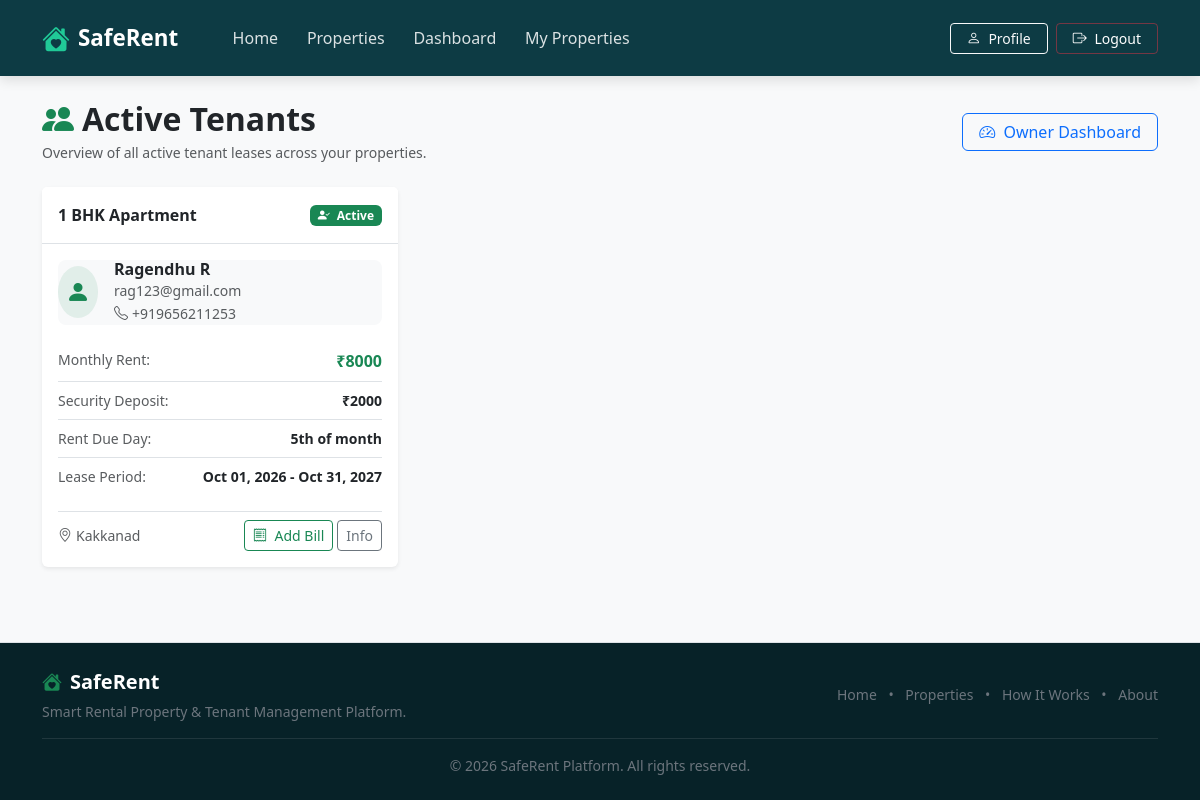
Screenshot of /owner/active-tenants/ (signed in) with the database file from the repository.
### core/models.py (models this page shows, shortened)
class Tenancy(models.Model):
    STATUS_ACTIVE = 'ACTIVE'
    STATUS_COMPLETED = 'COMPLETED'
    STATUS_CHOICES = [
        (STATUS_ACTIVE, 'Active'),
        (STATUS_COMPLETED, 'Completed'),
    ]
    tenant = models.ForeignKey(
        settings.AUTH_USER_MODEL,
        on_delete=models.CASCADE,
        related_name='tenancies',
        help_text="Tenant renting the property"
    )
    property = models.ForeignKey(
        Property,
        on_delete=models.CASCADE,
        related_name='tenancies',
        help_text="Rented property"
    )
    owner = models.ForeignKey(
        settings.AUTH_USER_MODEL,
        on_delete=models.CASCADE,
        related_name='owner_tenancies',
        help_text="Property owner"
    )
    rental_request = models.OneToOneField(
        RentalRequest,
        on_delete=models.CASCADE,
        related_name='tenancy',
        null=True,
        blank=True,
        help_text="Original rental request"
    )
    rental_start_date = models.DateField(help_text="Lease start date (move-in date)")
    rental_end_date = models.DateField(help_text="Lease agreement end date")
    monthly_rent = models.DecimalField(
        max_digits=10,
        decimal_places=2,
        help_text="Monthly rent amount in ₹"
    )
    rent_due_day = models.PositiveIntegerField(
        default=5,
        help_text="Rent due day of the month (1 to 28)"
    )
    security_deposit = models.DecimalField(
        max_digits=10,
        decimal_places=2,
        default=0,
        help_text="Security deposit amount in ₹"
    )
    status = models.CharField(
        max_length=20,
        choices=STATUS_CHOICES,
        default=STATUS_ACTIVE
    )
    created_at = models.DateTimeField(auto_now_add=True)
    class Meta:
        ordering = ['-created_at']
        verbose_name = "Tenancy"
        verbose_name_plural = "Tenancies"

class Property(models.Model):
    PROPERTY_TYPE_CHOICES = [
        ('APARTMENT', 'Apartment'),
        ('HOUSE', 'House'),
        ('ROOM', 'Single Room'),
        ('SHARED', 'Shared Room'),
    ]
    FURNISHED_STATUS_CHOICES = [
        ('FURNISHED', 'Furnished'),
        ('SEMI', 'Semi-Furnished'),
        ('UNFURNISHED', 'Unfurnished'),
    ]
    owner = models.ForeignKey(
        settings.AUTH_USER_MODEL,
        on_delete=models.CASCADE,
        related_name='properties',
        help_text="Property owner user"
    )
    title = models.CharField(max_length=200, help_text="Property listing title")
    description = models.TextField(help_text="Detailed description of the property")
    location = models.CharField(max_length=100, help_text="City / Area / Locality")
    address = models.TextField(help_text="Full address of the property")
    monthly_rent = models.DecimalField(
        max_digits=10,
        decimal_places=2,
        help_text="Monthly rent amount in ₹"
    )
    security_deposit = models.DecimalField(
        max_digits=10,
        decimal_places=2,
        default=0,
        help_text="Security deposit amount in ₹"
    )
    property_type = models.CharField(
        max_length=20,
        choices=PROPERTY_TYPE_CHOICES,
        default='APARTMENT'
    )
    bedrooms = models.PositiveIntegerField(default=1)
    bathrooms = models.PositiveIntegerField(default=1)
    furnished_status = models.CharField(
        max_length=20,
        choices=FURNISHED_STATUS_CHOICES,
        default='UNFURNISHED'
    )
    wifi_available = models.BooleanField(default=False, verbose_name="Wi-Fi Available")
    parking_available = models.BooleanField(default=False, verbose_name="Parking Available")
    other_amenities = models.TextField(
        blank=True,
        help_text="Other facilities (e.g. Gym, Power Backup, Elevator, Security)"
    )
    is_available = models.BooleanField(default=True, verbose_name="Available for Rent")
    created_at = models.DateTimeField(auto_now_add=True)
    updated_at = models.DateTimeField(auto_now=True)
    class Meta:
        ordering = ['-created_at']
        verbose_name = "Property"
        verbose_name_plural = "Properties"

### accounts/models.py (models this page shows, shortened)
class User(AbstractUser):
    ROLE_TENANT = 'TENANT'
    ROLE_OWNER = 'OWNER'
    ROLE_CHOICES = [
        (ROLE_TENANT, 'Tenant'),
        (ROLE_OWNER, 'Property Owner'),
    ]
    role = models.CharField(
        max_length=10,
        choices=ROLE_CHOICES,
        default=ROLE_TENANT,
        help_text="User role on SafeRent platform"
    )
    phone_number = models.CharField(
        max_length=15,
        blank=True,
        null=True,
        help_text="Contact phone number"
    )

### core/views.py (the view)
# urls.py: path('owner/active-tenants/', views.active_tenants, name='active_tenants'),
@owner_required
def active_tenants(request):
    tenancies = Tenancy.objects.filter(
        owner=request.user,
        status=Tenancy.STATUS_ACTIVE
    ).select_related('tenant', 'property').order_by('-created_at')
    return render(request, 'core/active_tenants.html', {
        'tenancies': tenancies
    })

### core/templates/core/active_tenants.html (shortened to what this page needs)
{% extends 'base.html' %}
{% block content %}
<div class="container py-4">
    <div class="d-flex align-items-center justify-content-between flex-wrap gap-3 mb-4">
        <div>
            <h2 class="fw-bold text-dark mb-1">
                <i class="bi bi-people-fill text-success me-2"></i>Active Tenants
            </h2>
            <p class="text-muted small mb-0">Overview of all active tenant leases across your properties.</p>
        </div>
        <a href="{% url 'accounts:owner_dashboard' %}" class="btn btn-outline-primary px-3">
            <i class="bi bi-speedometer2 me-1"></i> Owner Dashboard
        </a>
    </div>
    {% if tenancies %}
        <div class="row g-4">
            {% for tenancy in tenancies %}
                <div class="col-md-6 col-lg-4">
                    <div class="card sr-card shadow-sm border-0 h-100 d-flex flex-column">
                        <div class="card-header bg-white border-bottom py-3 px-3 d-flex align-items-center justify-content-between">
                            <span class="fw-bold text-dark text-truncate" title="{{ tenancy.property.title }}">
                                {{ tenancy.property.title }}
                            </span>
                            <span class="badge bg-success text-white px-2 py-1">
                                <i class="bi bi-person-check-fill me-1"></i> Active
                            </span>
                        </div>
                        <div class="card-body p-3 d-flex flex-column flex-grow-1">
                            <div class="d-flex align-items-center gap-3 mb-3 bg-light p-2.5 rounded-3">
                                <div class="bg-success bg-opacity-10 text-success p-2 rounded-circle">
                                    <i class="bi bi-person-fill fs-4"></i>
                                </div>
                                <div>
                                    <h6 class="fw-bold text-dark mb-0">
                                        {{ tenancy.tenant.get_full_name|default:tenancy.tenant.username }}
                                    </h6>
                                    <small class="text-muted d-block">{{ tenancy.tenant.email }}</small>
                                    {% if tenancy.tenant.phone_number %}
                                        <small class="text-muted"><i class="bi bi-telephone me-1"></i>{{ tenancy.tenant.phone_number }}</small>
                                    {% endif %}
                                </div>
                            </div>
                            <ul class="list-group list-group-flush small mb-3">
                                <li class="list-group-item d-flex justify-content-between px-0">
                                    <span class="text-muted">Monthly Rent:</span>
                                    <strong class="text-success fs-6">₹{{ tenancy.monthly_rent|floatformat:0 }}</strong>
                                </li>
                                <li class="list-group-item d-flex justify-content-between px-0">
                                    <span class="text-muted">Security Deposit:</span>
                                    <span class="fw-semibold text-dark">₹{{ tenancy.security_deposit|floatformat:0 }}</span>
                                </li>
                                <li class="list-group-item d-flex justify-content-between px-0">
                                    <span class="text-muted">Rent Due Day:</span>
                                    <span class="fw-semibold text-dark">{{ tenancy.rent_due_day }}th of month</span>
                                </li>
                                <li class="list-group-item d-flex justify-content-between px-0">
                                    <span class="text-muted">Lease Period:</span>
                                    <span class="fw-semibold text-dark">{{ tenancy.rental_start_date|date:"M d, Y" }} - {{ tenancy.rental_end_date|date:"M d, Y" }}</span>
                                </li>
                            </ul>
                            <div class="mt-auto pt-2 border-top d-flex align-items-center justify-content-between flex-wrap gap-2">
                                <small class="text-muted"><i class="bi bi-geo-alt me-1"></i>{{ tenancy.property.location }}</small>
                                <div class="d-flex align-items-center gap-1">
                                    <a href="{% url 'core:add_utility_bill' %}?tenancy={{ tenancy.pk }}" class="btn btn-outline-success btn-sm" title="Add Monthly Utility Bill">
                                        <i class="bi bi-receipt me-1"></i> Add Bill
                                    </a>
                                    <a href="{% url 'core:property_detail' tenancy.property.pk %}" class="btn btn-outline-secondary btn-sm">
                                        Info
                                    </a>
                                </div>
                            </div>
                        </div>
                    </div>
                </div>
            {% endfor %}
        </div>
    {% endif %}
</div>
{% endblock %}

### templates/base.html (shortened to what this page needs)
{% load static %}
<!DOCTYPE html>
<html lang="en">
<head>
    <link href="https://cdn.jsdelivr.net/npm/bootstrap@5.3.3/dist/css/bootstrap.min.css" rel="stylesheet">
    <link rel="stylesheet" href="https://cdn.jsdelivr.net/npm/bootstrap-icons@1.11.3/font/bootstrap-icons.min.css">
    <link rel="stylesheet" href="{% static 'css/style.css' %}">
</head>
<body>
    <nav class="navbar navbar-expand-lg sr-navbar sticky-top">
        <div class="container">
            <a class="navbar-brand d-flex align-items-center gap-2" href="{% url 'core:home' %}">
                <i class="bi bi-house-heart-fill fs-3 text-success-accent"></i>
                <span>SafeRent</span>
            </a>
            <div class="collapse navbar-collapse" id="navbarSafeRent">
                <ul class="navbar-nav me-auto mb-2 mb-lg-0 ms-lg-4">
                    <li class="nav-item">
                        <a class="nav-link {% if request.resolver_match.url_name == 'home' %}active{% endif %}" href="{% url 'core:home' %}">
                            Home
                        </a>
                    </li>
                    <li class="nav-item">
                        <a class="nav-link {% if request.resolver_match.url_name == 'properties' or request.resolver_match.url_name == 'public_property_detail' %}active{% endif %}" href="{% url 'core:properties' %}">
                            Properties
                        </a>
                    </li>
                    {% if not user.is_authenticated %}
                        <li class="nav-item">
                            <a class="nav-link {% if request.resolver_match.url_name == 'how_it_works' %}active{% endif %}" href="{% url 'core:how_it_works' %}">
                                How It Works
                            </a>
                        </li>
                        <li class="nav-item">
                            <a class="nav-link {% if request.resolver_match.url_name == 'about' %}active{% endif %}" href="{% url 'core:about' %}">
                                About
                            </a>
                        </li>
                    {% else %}
                        {% if user.role == 'TENANT' %}
                            <li class="nav-item">
                                <a class="nav-link {% if request.resolver_match.url_name == 'tenant_dashboard' %}active{% endif %}" href="{% url 'accounts:tenant_dashboard' %}">
                                    Dashboard
                                </a>
                            </li>
                            <li class="nav-item">
                                <a class="nav-link {% if request.resolver_match.url_name == 'tenant_agreement' %}active{% endif %}" href="{% url 'core:tenant_agreement' %}">
                                    My Rental
                                </a>
                            </li>
                        {% else %}
                            <li class="nav-item">
                                <a class="nav-link {% if request.resolver_match.url_name == 'owner_dashboard' %}active{% endif %}" href="{% url 'accounts:owner_dashboard' %}">
                                    Dashboard
                                </a>
                            </li>
                            <li class="nav-item">
                                <a class="nav-link {% if request.resolver_match.url_name == 'my_properties' %}active{% endif %}" href="{% url 'core:my_properties' %}">
                                    My Properties
                                </a>
                            </li>
                        {% endif %}
                    {% endif %}
                </ul>
                <div class="d-flex align-items-center gap-2 mt-3 mt-lg-0">
                    {% if user.is_authenticated %}
                        <a href="{% url 'accounts:profile' %}" class="btn btn-outline-light btn-sm px-3 border-opacity-25 {% if request.resolver_match.url_name == 'profile' %}active{% endif %}" title="My Profile">
                            <i class="bi bi-person me-1"></i> Profile
                        </a>
                        <a href="{% url 'accounts:logout' %}" class="btn btn-outline-danger btn-sm px-3 text-white border-danger border-opacity-50" title="Logout">
                            <i class="bi bi-box-arrow-right me-1"></i> Logout
                        </a>
                    {% endif %}
                </div>
            </div>
        </div>
    </nav>
    <main class="pb-5">
        {% block content %}{% endblock %}
    </main>
    <footer class="py-4 border-top">
        <div class="container">
            <div class="row align-items-center gy-3">
                <div class="col-md-6">
                    <div class="d-flex align-items-center gap-2 mb-1">
                        <i class="bi bi-house-heart-fill text-success fs-5"></i>
                        <span class="fw-bold text-white fs-5">SafeRent</span>
                    </div>
                    <p class="text-secondary small mb-0">
                        Smart Rental Property &amp; Tenant Management Platform.
                    </p>
                </div>
                <div class="col-md-6 text-md-end">
                    <ul class="list-inline mb-0 small">
                        <li class="list-inline-item"><a href="{% url 'core:home' %}" class="text-secondary text-decoration-none">Home</a></li>
                        <li class="list-inline-item text-secondary">•</li>
                        <li class="list-inline-item"><a href="{% url 'core:properties' %}" class="text-secondary text-decoration-none">Properties</a></li>
                        <li class="list-inline-item text-secondary">•</li>
                        <li class="list-inline-item"><a href="{% url 'core:how_it_works' %}" class="text-secondary text-decoration-none">How It Works</a></li>
                        <li class="list-inline-item text-secondary">•</li>
                        <li class="list-inline-item"><a href="{% url 'core:about' %}" class="text-secondary text-decoration-none">About</a></li>
                    </ul>
                </div>
            </div>
            <hr class="my-3 border-secondary opacity-25">
            <div class="text-center text-secondary small">
                &copy; 2026 SafeRent Platform. All rights reserved.
            </div>
        </div>
    </footer>
</body>
</html>

### rows the page displays
Tenancy: property "1 BHK Apartment", tenant.get_full_name "Ragendhu R", tenant.email "rag123@gmail.com", tenant.phone_number "+919656211253", monthly_rent "8000", security_deposit "2000", rent_due_day "5", rental_start_date "Oct 01, 2026", rental_end_date "Oct 31, 2027", property.location "Kakkanad"
